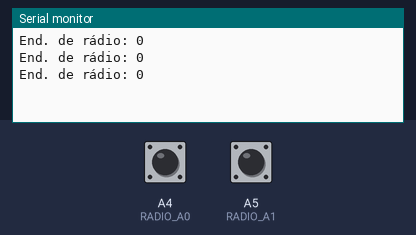
A sketch run on a simulated Arduino Nano, built with avr-gcc and run on an emulated ATmega328P. On the bench: the last lines printed to the serial monitor. The inputs (shaded band) are chosen by the test bench; at power-on: A4 (RADIO_A0) HIGH, A5 (RADIO_A1) HIGH.

Above: at 3.8 s.
3.9 s: A4 (RADIO_A0) pulled LOW for 1.3 s
At 4.8 s:
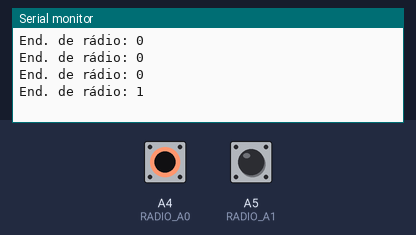
6.7 s: A5 (RADIO_A1) pulled LOW for 1.3 s
At 7.8 s:
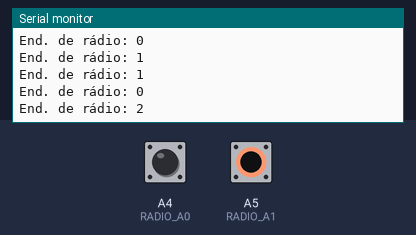
Timing chart, 0 to 9.7 s (numbered marks = the images above; inputs shaded):
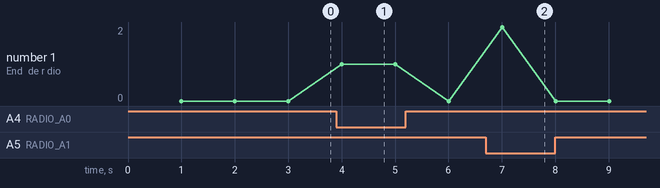

Measured:
- after the input at 3.9 s, the serial monitor: prints a new line after 0.11 s (image 1)
- after the input at 6.7 s, the serial monitor: prints a new line after 0.31 s (image 2)

The sketch:

end_radio.ino
```cpp
/*
*  Exemplo referente a questão 1.2 de Atividades.txt
*
*  - Lê o endereço de rádio, definido pelo dipswitch
*
*    Objetivo: Trabalhar com pinos individuais de I/O.
*
*/
/* ****************************************************************** */

#include <avr/io.h>
#include <avr/pgmspace.h>

/* ****************************************************************** */
/* *** Definições diversas ****************************************** */

// =================================================================== //
// Ref Ex 1.2 - Descomentar somente uma das definições abaixo por vez:

//#define RD_PINS      // Lê pinos de I/O individualmente
#define RD_PORT      // Lê PORTC ( PINC ) do Atmega328

// =================================================================== //

#define SSPEED        115200   // Velocidade da interface serial

/* ****************************************************************** */
/* Estas são as conexões de hardware mapeadas aos pinos do Arduino ** */

#define LED         4      // Led conectado a uma saída digital

#define RADIO_CE    7      // Pino CE do módulo de rádio
#define RADIO_CS    8      // Pino CS do módulo do rádio
#define RADIO_A0   A4      // Bit 0 do end. do rádio (LOW = ligado)
#define RADIO_A1   A5      // Bit 1 do end. do rádio (LOW = ligado)

#define IRQ_ENC_A   2      // Pino de interrupção do Encoder A
#define IRQ_ENC_B   3      // Pino de interrupção do Encoder B
#define IRQ_RADIO   5      // Pino de interrupção do Rádio

#define HBRID_EN    6      // Habilita a ponte H (High)
#define MTR_AIN1   A2      // Bit 0 - Controle da ponte H do Motor A
#define MTR_AIN2   A3      // Bit 1 - Controle da ponte H do Motor A
#define MTR_BIN1   A1      // Bit 0 - Controle da ponte H do Motor B
#define MTR_BIN2   A0      // Bit 1 - Controle da ponte H do Motor B
#define MTR_PWMA    9      // Sinal de PWM para controle  do Motor A
#define MTR_PWMB   10      // Sinal de PWM para controle  do Motor B

#define VOLT_BAT   A7      // Tensão da bateria -> Vcc/10

/* ******************************************************************* */
/* Definições de estruturas de dados ( funcionais, status e controle ) */


typedef struct {
    uint32_t last_10ms   = 0;   // Controle das tarefas executadas a cada 10ms
    uint32_t last_100ms  = 0;   // Controle das tarefas executadas a cada 100ms
    uint32_t last_1000ms = 0;   // Controle das tarefas executadas a cada 1000ms
} TasksTCtr;

/* ******************************************************************* */
/* *** Variáveis globais e instanciações ***************************** */


TasksTCtr tasks;        // Contagem de tempo para execução de tarefas


/* ******************************************************************* */
/* *** Protótipos das funções **************************************** */

uint8_t get_node_addr( void );


/* ******************************************************************* */
/* *** SETUP ********************************************************* */

void setup() {

    Serial.begin(115200);   // Inicialização da com. serial

    // Inicialização dos pinos de endereçamento do rádio
    pinMode(RADIO_A0, INPUT_PULLUP);    // Endereço - bit 0
    pinMode(RADIO_A1, INPUT_PULLUP);    // Endereço - bit 1

}


/* ******************************************************************* */
/* *** LOOP PRINCIPAL ************************************************ */

void loop() {

    // ******************************************************* //
    // Tarefas que devem ser executadas em intervalos de 10ms
    if( (millis() - tasks.last_10ms) > 10 ){
        tasks.last_10ms = millis();


    }
    // ******************************************************* //
    // Tarefas que devem ser executadas em intervalos de 100ms
    if( (millis() - tasks.last_100ms) > 100 ){
        tasks.last_100ms = millis();


    }
    // ******************************************************* //
    // Tarefas que devem ser executadas em intervalos de 1000ms
    if( (millis() - tasks.last_1000ms) > 1000 ){
        tasks.last_1000ms = millis();

        // Envia valor do end. de rário via serial
        Serial.print("End. de rádio: ");
        Serial.println( get_node_addr() );


    }
    // ******************************************************* //
}


/* ******************************************************************* */
/* *** FUNÇÕES (implementações) ************************************** */

uint8_t get_node_addr( void ){


    // Abordagem: Leitura individual dos pinos
    #ifdef RD_PINS
    uint8_t addr = 0xFF;
    addr  = addr << 1;
    addr |= digitalRead(RADIO_A1);
    addr  = addr << 1;
    addr |= digitalRead(RADIO_A0);
    addr = ~addr;
    #endif

    // Abordagem: Leitura do PORTC (PINC) do uC
    // RADIO_A0 = Arduino A4 = uC pino 27 = PC4 (bit 4)
    // RADIO_A1 = Arduino A5 = uC pino 28 = PC5 (bit 5)
    #ifdef RD_PORT
    uint8_t addr = 0;
    addr |= PINC >> 4;    // Lê todos os bits de PORTC e ajusta posição
    addr |= B11111100;    // Todos os bits que não são de interesse tornam-se 1
    addr  = ~addr;        // Inverte o byte (chave posição ON = nível lógico 0)
    #endif

    return addr;
}

/* ****************************************************************** */
/* ****************************************************************** */
```
